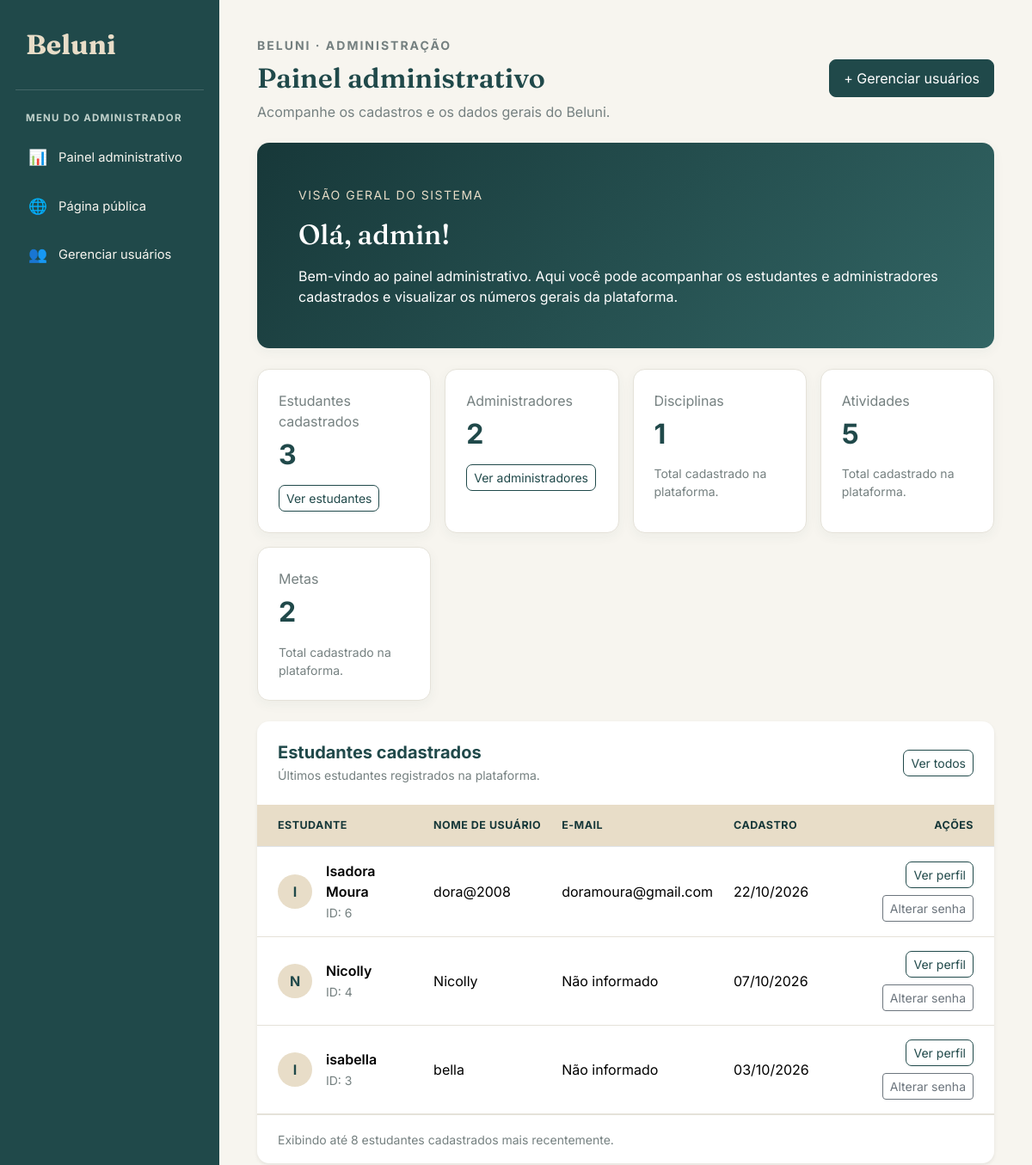
/inicio/ (signed in, upper part), run on an earlier commit of the app's database.
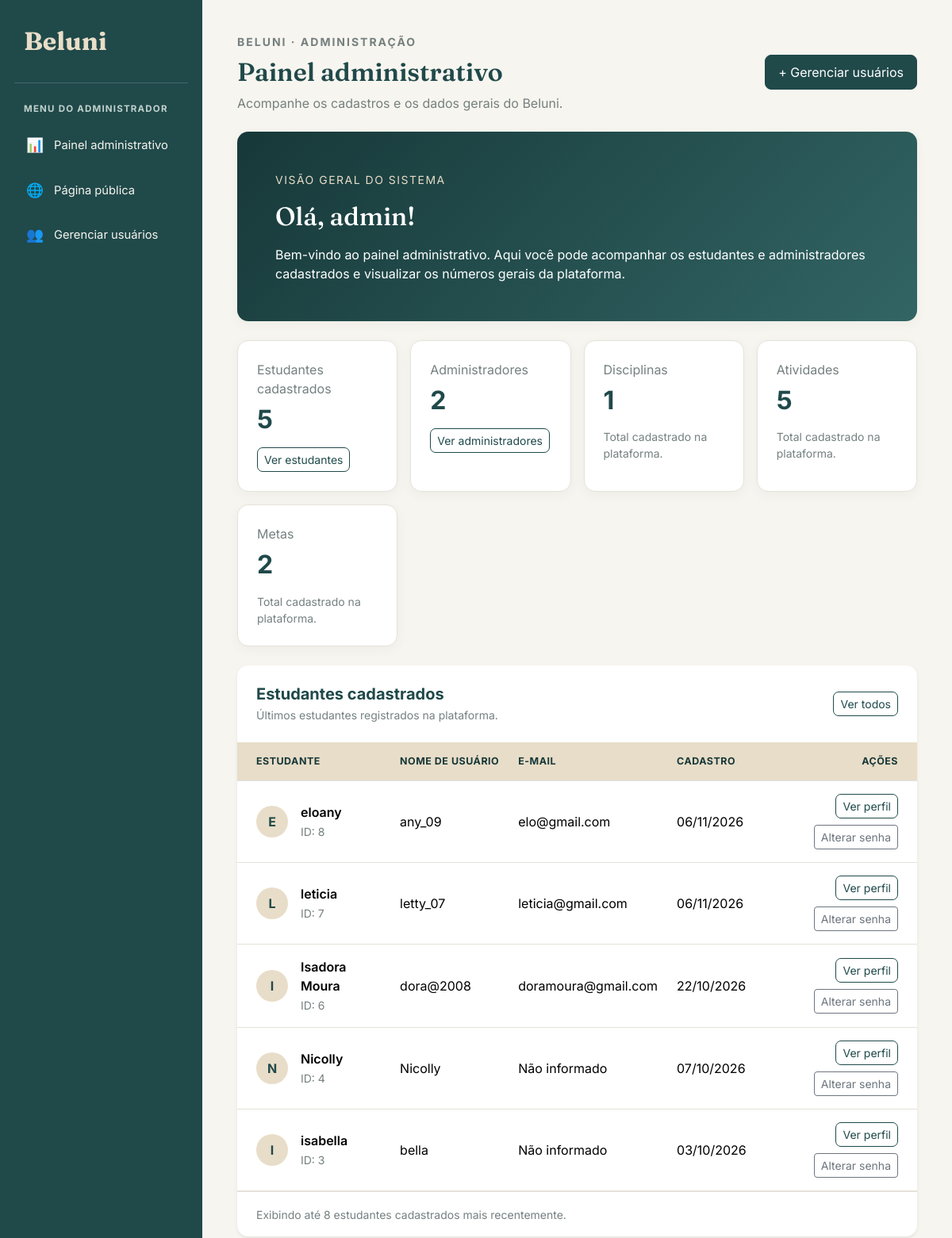
And on a later commit of the database.
### estudante/models.py (models this page shows, shortened)
class Estudante(User):
    cpf = models.CharField(max_length=14)
    nome = models.CharField(max_length=100)

### estudante/views.py (the view, shortened to what this page needs)
# urls.py: path('inicio/', inicio, name='inicio'),
@login_required
def inicio(request):
    if usuario_e_administrador(request.user):
        estudantes_recentes = Estudante.objects.exclude(
            groups__name='Administrador'
        ).exclude(
            is_superuser=True
        ).distinct().order_by('-date_joined')[:8]
        administradores = User.objects.filter(
            Q(groups__name='Administrador') | Q(is_superuser=True)
        ).distinct().order_by('username')
        administradores_recentes = administradores.order_by(
            '-date_joined'
        )[:8]
        total_estudantes = Estudante.objects.exclude(
            groups__name='Administrador'
        ).exclude(
            is_superuser=True
        ).distinct().count()
        total_administradores = administradores.count()
        contexto = {
            'total_estudantes': total_estudantes,
            'total_administradores': total_administradores,
            'total_disciplinas': Disciplina.objects.count(),
            'total_atividades': Atividade.objects.count(),
            'total_metas': Meta.objects.count(),
            'estudantes_recentes': estudantes_recentes,
            'administradores': administradores,
            'administradores_recentes': administradores_recentes,
        }
        return render(
            request,
            'estudante/dashboard_admin.html',
            contexto
        )

### estudante/views.py (called while the page is built)
def usuario_e_administrador(user):
    return (
        user.is_authenticated
        and (
            user.is_superuser
            or user.groups.filter(name='Administrador').exists()
        )
    )

### estudante/templates/estudante/dashboard_admin.html (shortened to what the changed rows need)
{% extends 'base.html' %}
{% block conteudo %}
<div class="container-fluid py-2">
    <div class="d-flex flex-wrap justify-content-between align-items-center gap-3 mb-4">
        <div>
            <h1 class="titulo-pagina mt-2 mb-2">
                Painel administrativo
            </h1>
        </div>
    </div>
    <div class="card border-0 mb-4"
         style="background: linear-gradient(135deg, #173839, #326564); color: white;">
        <div class="card-body p-4 p-md-5">
            <h2 class="mt-3 mb-3"
                style="font-family: 'Fraunces', serif;">
                Olá, {{ request.user.first_name|default:request.user.username }}!
            </h2>
        </div>
    </div>
    <div class="row g-3 mb-4">
        <div class="col-12 col-sm-6 col-xl-3">
            <div class="card h-100">
                <div class="card-body p-4">
                    <p class="text-secondary mb-2">Estudantes cadastrados</p>
                    <h2 class="fw-bold mb-0" style="color: #20494A;">
                        {{ total_estudantes }}
                    </h2>
                    <a href="{% url 'listar_estudantes' %}"
                       class="btn btn-outline-primary btn-sm mt-3">
                        Ver estudantes
                    </a>
                </div>
            </div>
        </div>
        <div class="col-12 col-sm-6 col-xl-3">
            <div class="card h-100">
                <div class="card-body p-4">
                    <h2 class="fw-bold mb-0" style="color: #20494A;">
                        {{ total_administradores }}
                    </h2>
                </div>
            </div>
        </div>
        <div class="col-12 col-sm-6 col-xl-3">
            <div class="card h-100">
                <div class="card-body p-4">
                    <h2 class="fw-bold mb-0" style="color: #20494A;">
                        {{ total_disciplinas }}
                    </h2>
                </div>
            </div>
        </div>
        <div class="col-12 col-sm-6 col-xl-3">
            <div class="card h-100">
                <div class="card-body p-4">
                    <h2 class="fw-bold mb-0" style="color: #20494A;">
                        {{ total_atividades }}
                    </h2>
                </div>
            </div>
        </div>
        <div class="col-12 col-sm-6 col-xl-3">
            <div class="card h-100">
                <div class="card-body p-4">
                    <h2 class="fw-bold mb-0" style="color: #20494A;">
                        {{ total_metas }}
                    </h2>
                </div>
            </div>
        </div>
    </div>
    <div class="card border-0 shadow-sm mb-4">
        <div class="card-body p-0">
            <div class="d-flex flex-wrap justify-content-between align-items-center gap-3 p-4">
                <div>
                    <h2 class="h5 fw-bold mb-1" style="color: #20494A;">
                        Estudantes cadastrados
                    </h2>
                </div>
            </div>
            <div class="table-responsive">
                <table class="table table-hover align-middle mb-0">
                    <thead>
                        <tr>
                            <th class="ps-4">Estudante</th>
                            <th>Nome de usuário</th>
                            <th>E-mail</th>
                            <th>Cadastro</th>
                            <th class="text-end pe-4">Ações</th>
                        </tr>
                    </thead>
                    <tbody>
                        {% for estudante in estudantes_recentes %}
                        <tr>
                            <td class="ps-4">
                                <div class="d-flex align-items-center gap-3">
                                    <div class="rounded-circle d-flex align-items-center justify-content-center flex-shrink-0"
                                         style="width: 40px; height: 40px; background: #E8DDC8; color: #20494A; font-weight: 700;">
                                        {{ estudante.nome|first|upper }}
                                    </div>
                                    <div>
                                        <div class="fw-semibold">
                                            {{ estudante.nome }}
                                        </div>
                                        <small class="text-secondary">
                                            ID: {{ estudante.pk }}
                                        </small>
                                    </div>
                                </div>
                            </td>
                            <td>{{ estudante.username }}</td>
                            <td>{{ estudante.email|default:"Não informado" }}</td>
                            <td>{{ estudante.date_joined|date:"d/m/Y" }}</td>
                            <td class="text-end pe-4">
                                <div class="d-flex justify-content-end flex-wrap gap-2">
                                    <a href="{% url 'detalhar_estudante' estudante.pk %}"
                                       class="btn btn-sm btn-outline-primary">
                                        Ver perfil
                                    </a>
                                    <a href="{% url 'alterar_senha_usuario' estudante.pk %}"
                                       class="btn btn-sm btn-outline-secondary">
                                        Alterar senha
                                    </a>
                                </div>
                            </td>
                        </tr>
                        {% endfor %}
                    </tbody>
                </table>
            </div>
        </div>
    </div>
</div>
{% endblock %}

What changed in the data, as far as the page shows it:
added Estudante: nome|first "E", nome "eloany", pk "8", username "any_09", email "elo@gmail.com", date_joined "06/11/2026"
added Estudante: nome|first "L", nome "leticia", pk "7", username "letty_07", email "leticia@gmail.com", date_joined "06/11/2026"
Also different on the page:
{{ total_estudantes }}: "3" → "5"
